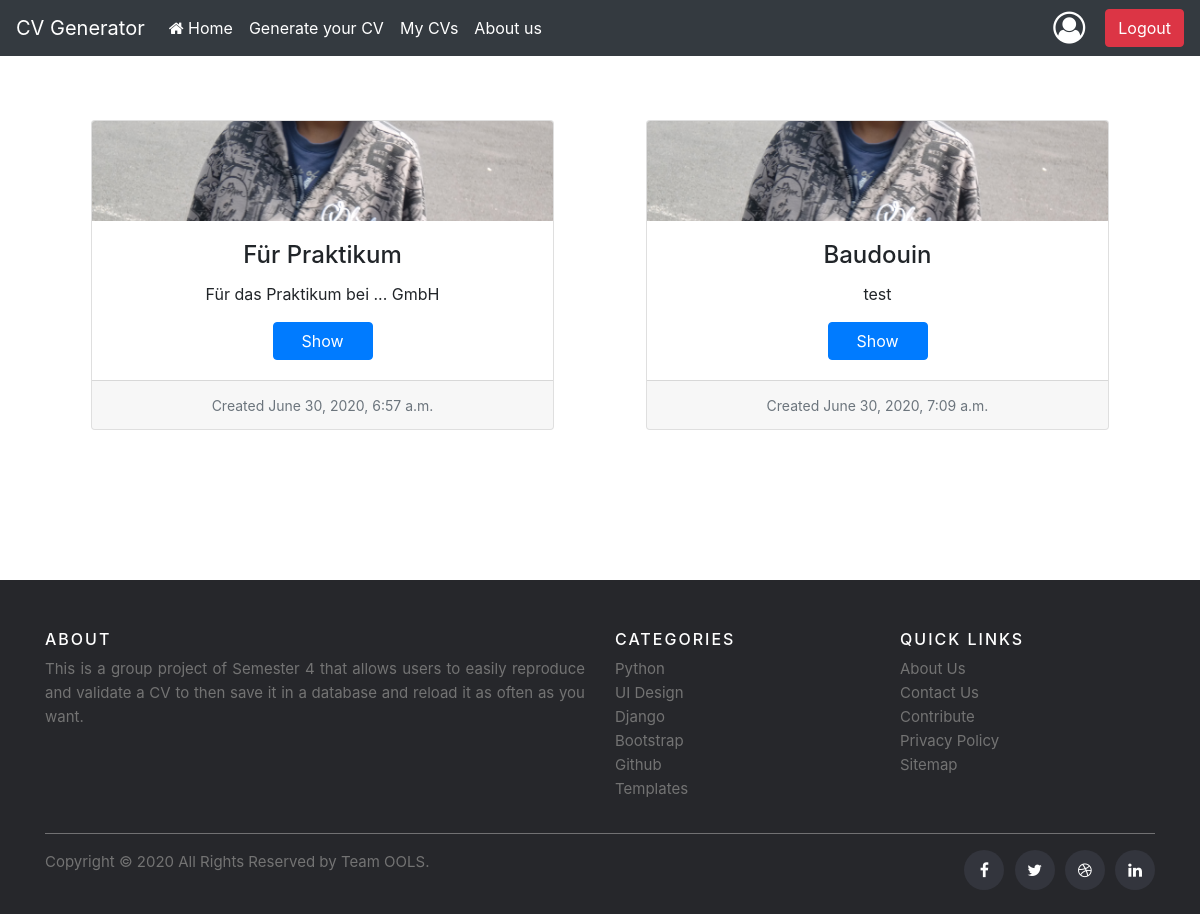
Screenshot of /mycvs/ (signed in) with the database file from the repository.
### cvsite/models.py (models this page shows, shortened)
class Cv(models.Model):
    name = models.CharField(max_length=30, default='unnamed')
    description = models.CharField(max_length=100, default='', blank=True)
    template_adresse = models.CharField(max_length=100)
    template_education = models.CharField(max_length=100)
    template_experience = models.CharField(max_length=100)
    template_language = models.CharField(max_length=100)
    template_name = models.CharField(max_length=100)
    template_photo = models.CharField(max_length=100)
    template_skills = models.CharField(max_length=100)
    user = models.ForeignKey(User, default=None, on_delete=models.CASCADE)
    datetime = models.DateTimeField(default=timezone.now)

class Data(models.Model):
    firstname = models.CharField(max_length=30, blank=False)
    lastname = models.CharField(max_length=30, blank=False)
    date_of_birth = models.DateField(blank=False)  # Wie aendern sie sich?
    place_of_birth = models.CharField(max_length=30, blank=False)
    familystatus = models.CharField(max_length=30, blank=False)
    email = models.EmailField(blank=False)
    tel = models.CharField(blank=False, unique=True, max_length=30)
    adresse = models.CharField(max_length=30, blank=False)
    hobbys = models.CharField(max_length=80, blank=False)  # Wie werden Sie eingegeben # könnte leer sein
    picture = models.ImageField(default='default.png', blank=True)
    user = models.ForeignKey(User, default=None, on_delete=models.CASCADE)

### cvsite/views.py (the view)
# urls.py: path('mycvs/', mycvs, name='mycvs'),
@login_required(login_url="/login")
def mycvs(request):
    try:
        cvs = Cv.objects.filter(user=request.user)
        data = Data.objects.get(user=request.user)
        return render(request, 'mycvs.html', {'page_title': 'My CVs', 'cvs': cvs, 'data': data})
    except Data.DoesNotExist:
        messages.error(request, 'Please insert your data first.')
        return redirect('user_data')

### templates/mycvs.html (shortened to what this page needs)
{% extends 'base.html' %}
{% block content %}
    {% if cvs %}
        <div class="container">
            <div class="row justify-content-around">
                {% for cv in cvs %}
                    <div class="card col-sm-5 text-center">
                      <img class="card-img-top" style="max-height: 100px; width: 100%; object-fit: cover; object-position: center;"
                           src="{{ data.picture.url }}" alt="Card image cap">
                      <div class="card-body">
                        <h4 class="card-title">{{ cv.name }}</h4>
                        <p class="card-text">{{ cv.description }}</p>
                        <a href="{% url 'generatecv' cv.id%}" class="btn btn-primary" style="width: 100px">Show</a>
                      </div>
                      <div class="card-footer">
                        <small class="text-muted">Created {{ cv.datetime }}</small>
                      </div>
                    </div>
                {% endfor %}
            </div>
        </div>
    {% else %}
        <h2 class="text-center">No CVs yet. <a href="../generate_cv">Generate yours now!</a></h2>
    {% endif %}
{% endblock %}

### templates/mycvs.html (style rules this page uses)
.card { transition: transform 0.4s; margin-top:40px; padding: 0; }

### rows the page displays
Cv: picture (picture), name "Für Praktikum", description "Für das Praktikum bei ... GmbH", datetime "June 30, 2020, 6:57 a.m."
Cv: picture (picture), name "Baudouin", description "test", datetime "June 30, 2020, 7:09 a.m."
